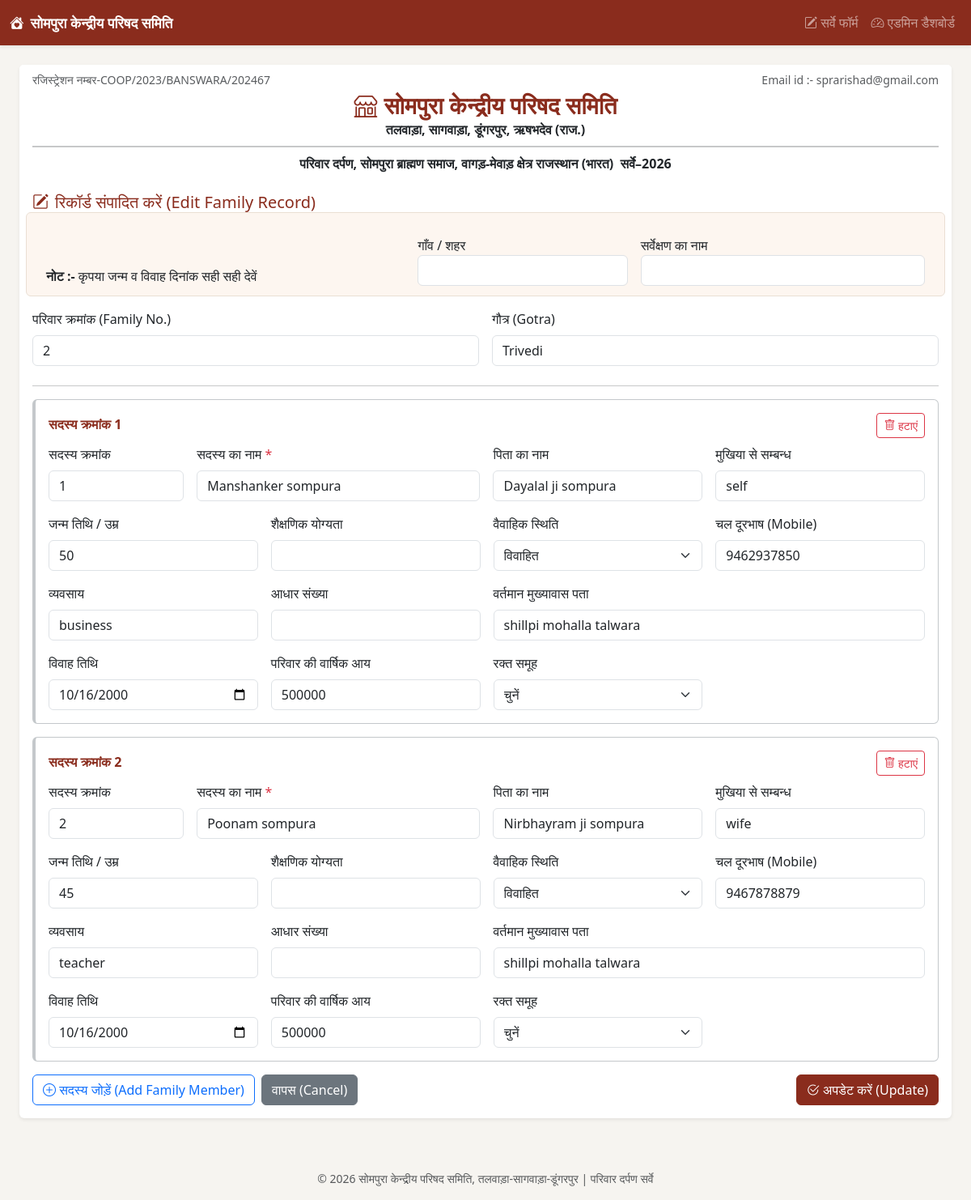
Page /edit/2 on the committed database.
### tables this page shows
CREATE TABLE families (
            id INTEGER PRIMARY KEY AUTOINCREMENT,
            family_no TEXT,
            gotra TEXT,
            village TEXT,
            survey_name TEXT,
            created_at TIMESTAMP DEFAULT CURRENT_TIMESTAMP
        );

CREATE TABLE members (
            id INTEGER PRIMARY KEY AUTOINCREMENT,
            family_id INTEGER NOT NULL,
            sr_no INTEGER,
            member_no INTEGER,
            member_name TEXT,
            father_name TEXT,
            relation TEXT,
            dob_or_age TEXT,
            education TEXT,
            marital_status TEXT,
            mobile TEXT,
            occupation TEXT,
            aadhaar TEXT,
            current_address TEXT,
            marriage_date TEXT,
            annual_income TEXT,
            blood_group TEXT,
            FOREIGN KEY (family_id) REFERENCES families (id) ON DELETE CASCADE
        );

### app.py (the view)
@app.route("/edit/<int:family_id>")
def edit_family(family_id):
    conn = get_db_connection()
    family = conn.execute("SELECT * FROM families WHERE id = ?", (family_id,)).fetchone()
    members = conn.execute(
        "SELECT * FROM members WHERE family_id = ? ORDER BY sr_no ASC", (family_id,)
    ).fetchall()
    conn.close()
    if family is None:
        flash("रिकॉर्ड नहीं मिला (Record not found).", "danger")
        return redirect(url_for("dashboard"))
    return render_template("edit.html", family=family, members=members)

### app.py (called while the page is built)
def get_db_connection():
    conn = sqlite3.connect(DB_PATH)
    conn.row_factory = sqlite3.Row
    conn.execute("PRAGMA foreign_keys = ON")
    return conn

### templates/edit.html (shortened to what this page needs)
{% extends "base.html" %}
{% block content %}
<div class="card shadow-sm border-0 mb-4">
  {% include "_letterhead.html" %}
  <div class="card-body">
    <h5 class="text-brand mb-3"><i class="bi bi-pencil-square me-2"></i>रिकॉर्ड संपादित करें (Edit Family Record)</h5>
    <form id="surveyForm" action="{{ url_for('update_family', family_id=family.id) }}" method="POST" novalidate>
      <div class="row g-3 align-items-end mb-3 note-row">
        <div class="col-12 col-md-5">
          <span class="fw-bold">नोट :-</span> कृपया जन्म व विवाह दिनांक सही सही देवें
        </div>
        <div class="col-6 col-md-3">
          <label class="form-label mb-0">गाँव / शहर</label>
          <input type="text" class="form-control" name="village" value="{{ family.village }}">
        </div>
        <div class="col-6 col-md-4">
          <label class="form-label mb-0">सर्वेक्षण का नाम</label>
          <input type="text" class="form-control" name="survey_name" value="{{ family.survey_name }}">
        </div>
      </div>
      <div class="row g-3 mb-4">
        <div class="col-md-6">
          <label class="form-label">परिवार क्रमांक (Family No.)</label>
          <input type="text" class="form-control" name="family_no" value="{{ family.family_no }}">
        </div>
        <div class="col-md-6">
          <label class="form-label">गौत्र (Gotra)</label>
          <input type="text" class="form-control" name="gotra" value="{{ family.gotra }}">
        </div>
      </div>
      <hr>
      <div id="membersContainer">
        {% for m in members %}
        <div class="member-card card mb-3 border-secondary-subtle">
          <div class="card-body">
            <div class="d-flex justify-content-between align-items-center mb-2">
              <h6 class="mb-0 text-brand fw-bold member-title">सदस्य क्रमांक <span class="memberIndex">{{ loop.index }}</span></h6>
              <button type="button" class="btn btn-sm btn-outline-danger removeMemberBtn">
                <i class="bi bi-trash"></i> हटाएं
              </button>
            </div>
            <div class="row g-3">
              <div class="col-md-2">
                <label class="form-label">सदस्य क्रमांक</label>
                <input type="text" class="form-control" name="member_no[]" value="{{ m.member_no }}">
              </div>
              <div class="col-md-4">
                <label class="form-label">सदस्य का नाम <span class="text-danger">*</span></label>
                <input type="text" class="form-control" name="member_name[]" value="{{ m.member_name }}" required>
              </div>
              <div class="col-md-3">
                <label class="form-label">पिता का नाम</label>
                <input type="text" class="form-control" name="father_name[]" value="{{ m.father_name }}">
              </div>
              <div class="col-md-3">
                <label class="form-label">मुखिया से सम्बन्ध</label>
                <input type="text" class="form-control" name="relation[]" value="{{ m.relation }}">
              </div>
              <div class="col-md-3">
                <label class="form-label">जन्म तिथि / उम्र</label>
                <input type="text" class="form-control dob-field" name="dob_or_age[]" value="{{ m.dob_or_age }}">
              </div>
              <div class="col-md-3">
                <label class="form-label">शैक्षणिक योग्यता</label>
                <input type="text" class="form-control" name="education[]" value="{{ m.education }}">
              </div>
              <div class="col-md-3">
                <label class="form-label">वैवाहिक स्थिति</label>
                <select class="form-select" name="marital_status[]">
                  {% for opt in ['अविवाहित','विवाहित','विधवा/विधुर','तलाकशुदा'] %}
                  <option {% if m.marital_status == opt %}selected{% endif %}>{{ opt }}</option>
                  {% endfor %}
                </select>
              </div>
              <div class="col-md-3">
                <label class="form-label">चल दूरभाष (Mobile)</label>
                <input type="text" class="form-control mobile-field" name="mobile[]" maxlength="10" value="{{ m.mobile }}">
              </div>
              <div class="col-md-3">
                <label class="form-label">व्यवसाय</label>
                <input type="text" class="form-control" name="occupation[]" value="{{ m.occupation }}">
              </div>
              <div class="col-md-3">
                <label class="form-label">आधार संख्या</label>
                <input type="text" class="form-control aadhaar-field" name="aadhaar[]" maxlength="12" value="{{ m.aadhaar }}">
              </div>
              <div class="col-md-6">
                <label class="form-label">वर्तमान मुख्यावास पता</label>
                <input type="text" class="form-control" name="current_address[]" value="{{ m.current_address }}">
              </div>
              <div class="col-md-3">
                <label class="form-label">विवाह तिथि</label>
                <input type="date" class="form-control" name="marriage_date[]" value="{{ m.marriage_date }}">
              </div>
              <div class="col-md-3">
                <label class="form-label">परिवार की वार्षिक आय</label>
                <input type="text" class="form-control" name="annual_income[]" value="{{ m.annual_income }}">
              </div>
              <div class="col-md-3">
                <label class="form-label">रक्त समूह</label>
                <select class="form-select" name="blood_group[]">
                  <option value="">चुनें</option>
                </select>
              </div>
            </div>
          </div>
        </div>
        {% endfor %}
      </div>
      <div class="d-flex flex-wrap gap-2 mt-3">
        <button type="button" id="addMemberBtn" class="btn btn-outline-primary">
          <i class="bi bi-plus-circle"></i> सदस्य जोड़ें (Add Family Member)
        </button>
        <a href="{{ url_for('dashboard') }}" class="btn btn-secondary">वापस (Cancel)</a>
        <button type="submit" class="btn btn-brand ms-auto">
          <i class="bi bi-check2-circle"></i> अपडेट करें (Update)
        </button>
      </div>
    </form>
  </div>
</div>
{% endblock %}

### static/css/style.css (style rules this page uses)
:root { --brand-color: #8a2c1d; --brand-color-dark: #6e2216; }
body { background-color: #f6f4f0; }
.btn-brand { background-color: var(--brand-color); border-color: var(--brand-color); color: #fff; }
.text-brand { color: var(--brand-color); }
.member-card { border-left: 4px solid var(--brand-color); }
.note-row { background-color: #fdf6f0; border: 1px solid #eadfd4; border-radius: 6px; padding: 0.75rem 1rem; }

### rows in the picture
families: family_no "2", gotra "Trivedi"
members: member_no "1", member_name "Manshanker sompura", father_name "Dayalal ji sompura", relation "self", dob_or_age "50", marital_status "विवाहित", mobile "9462937850", occupation "business", current_address "shillpi mohalla talwara", marriage_date "10/16/2000", annual_income "500000"
members: member_no "2", member_name "Poonam sompura", father_name "Nirbhayram ji sompura", relation "wife", dob_or_age "45", marital_status "विवाहित", mobile "9467878879", occupation "teacher", current_address "shillpi mohalla talwara", marriage_date "10/16/2000", annual_income "500000"
